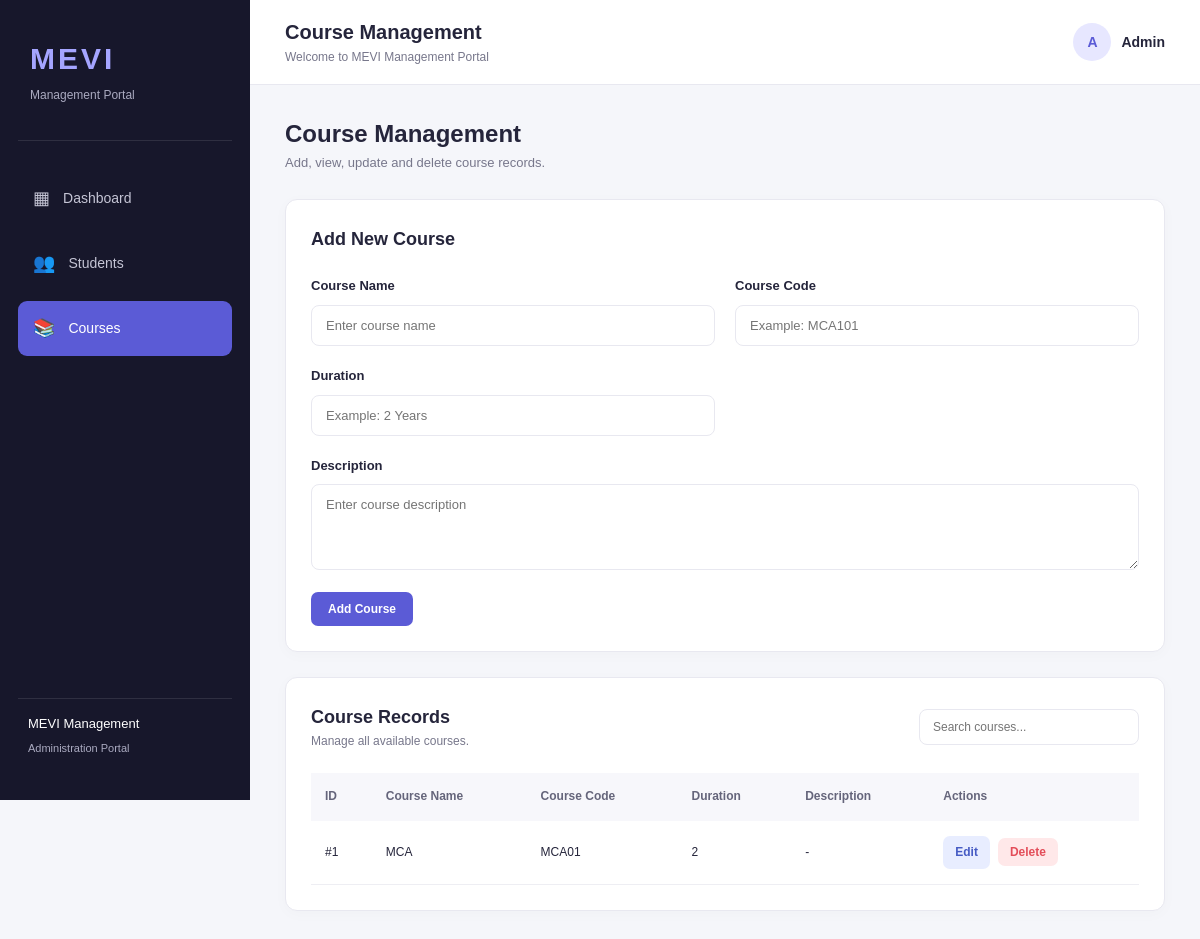
The app's page /courses, older data.
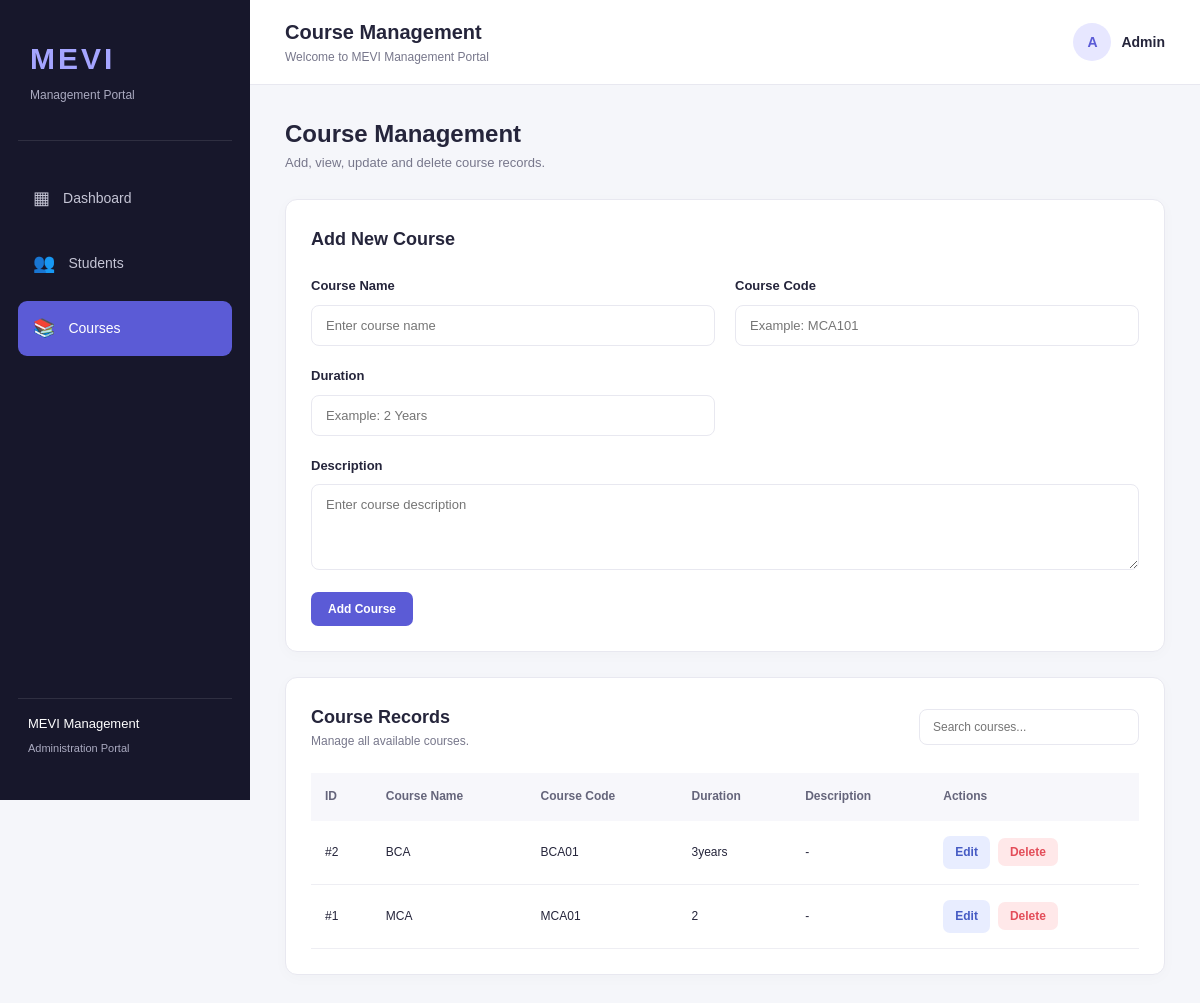
The same page, newer data.
### tables this page shows
CREATE TABLE courses (
                id INTEGER PRIMARY KEY AUTOINCREMENT,
                course_name TEXT NOT NULL,
                course_code TEXT NOT NULL UNIQUE,
                duration TEXT NOT NULL,
                description TEXT,
                created_at TIMESTAMP DEFAULT CURRENT_TIMESTAMP
            );

### app.py (the view)
@app.route("/courses")
def courses():
    db = get_db()
    all_courses = db.execute(
        "SELECT * FROM courses ORDER BY id DESC"
    ).fetchall()
    return render_template(
        "courses.html",
        courses=all_courses,
        edit_course=None
    )

### app.py (called while the page is built)
def get_db():
    if "db" not in g:
        g.db = sqlite3.connect(DATABASE)
        g.db.row_factory = sqlite3.Row
        g.db.execute("PRAGMA foreign_keys = ON")
    return g.db

### templates/courses.html (shortened to what the changed rows need)
{% extends "base.html" %}
{% block content %}
<div class="page-heading">
    <div>
        <h2>Course Management</h2>
    </div>
</div>
<div class="content-card">
    <div class="table-wrapper">
        <table id="coursesTable">
            <thead>
                <tr>
                    <th>ID</th>
                    <th>Course Name</th>
                    <th>Course Code</th>
                    <th>Duration</th>
                    <th>Description</th>
                    <th>Actions</th>
                </tr>
            </thead>
            <tbody>
                {% for course in courses %}
                <tr>
                    <td>#{{ course.id }}</td>
                    <td>{{ course.course_name }}</td>
                    <td>{{ course.course_code }}</td>
                    <td>{{ course.duration }}</td>
                    <td>{{ course.description or '-' }}</td>
                    <td class="action-buttons">
                        <a href="{{ url_for('edit_course', course_id=course.id) }}"
                           class="btn btn-edit">
                            Edit
                        </a>
                        <form method="POST"
                              action="{{ url_for('delete_course', course_id=course.id) }}"
                              class="inline-form"
                              onsubmit="return confirm('Are you sure you want to delete this course?');">
                            <button type="submit"
                                    class="btn btn-delete">
                                Delete
                            </button>
                        </form>
                    </td>
                </tr>
                {% else %}
                <tr>
                    <td colspan="6" class="empty-state">
                        No course records found.
                    </td>
                </tr>
                {% endfor %}
            </tbody>
        </table>
    </div>
</div>
{% endblock %}

Row changes from the older to the newer data that the page shows:
added courses: id "2", course_name "BCA", course_code "BCA01", duration "3years", description "-"
